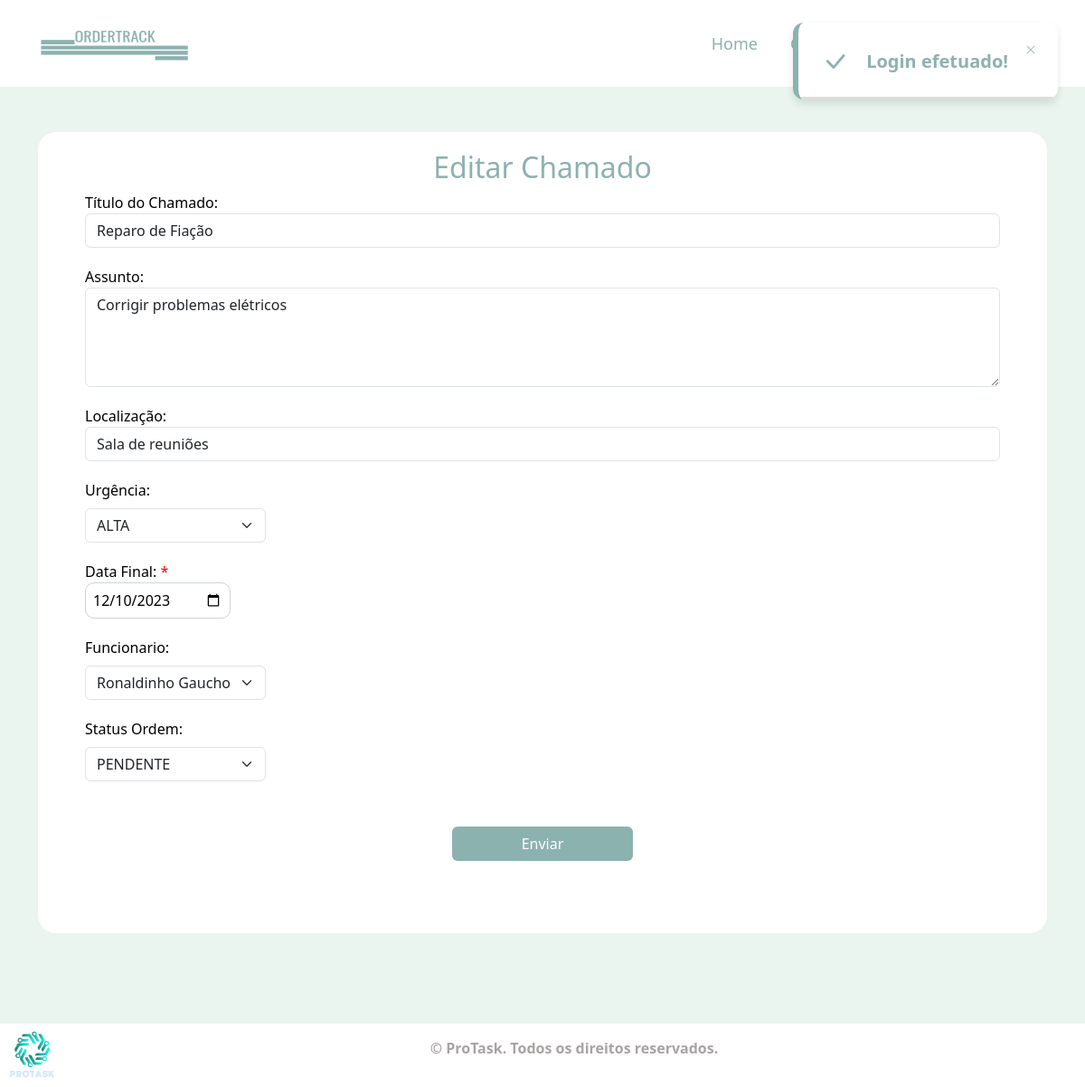
Screenshot of /src/pages/editar_chamado.php?id=267 (signed in) with the database file from the repository.
### tables this page shows
CREATE TABLE `ordem` (
  `ID_ORDEM` int(5) NOT NULL,
  `SERVICO` varchar(200) DEFAULT NULL,
  `ITEM` varchar(200) DEFAULT NULL,
  `LOCALIZACAO` varchar(200) DEFAULT NULL,
  `PRAZO` date DEFAULT NULL,
  `PRIORIDADE` varchar(200) DEFAULT NULL,
  `STATUS` enum('PENDENTE','EM ANDAMENTO','CONCLUIDO','CANCELADO') DEFAULT NULL,
  `NUMERO_OS` varchar(10) DEFAULT NULL,
  `FOTO` longblob DEFAULT NULL,
  `CRIADO` datetime DEFAULT NULL
);

CREATE TABLE `rel` (
  `ID_REL` int(5) NOT NULL,
  `FK_FUNCIONARIO` int(5) DEFAULT NULL,
  `FK_ORDEM` int(5) DEFAULT NULL,
  `FK_HISTORICO` int(5) DEFAULT NULL
);

CREATE TABLE `funcionarios` (
  `ID_FUNCIONARIO` int(5) NOT NULL,
  `NOME_FUNCIONARIO` varchar(100) NOT NULL,
  `SOBRENOME_FUNCIONARIO` varchar(200) NOT NULL,
  `USUARIO_FUNCIONARIO` varchar(200) DEFAULT NULL,
  `SENHA_FUNCIONARIO` varchar(250) DEFAULT NULL,
  `IMAGEM_FUNCIONARIO` longblob DEFAULT NULL,
  `STATUS_FUNCIONARIO` enum('ATIVO','INATIVO') DEFAULT NULL
);

### src/pages/editar_chamado.php (the view, shortened to what this page needs)
<?php
  include_once('../../conection.php');
  $id = $_GET['id'];
  $result_usuario="SELECT * FROM ordem WHERE ID_ORDEM = '$id'";
  $resultado_usuario= mysqli_query($conn, $result_usuario);
  $row_usuario = mysqli_fetch_assoc($resultado_usuario);
?>
<!DOCTYPE html>
<html lang="en">
<head>
    <link href="../styles/bootstrap/dist/css/bootstrap.min.css" rel="stylesheet">
    <link href="https://cdn.jsdelivr.net/npm/bootstrap@5.3.1/dist/css/bootstrap.min.css" rel="stylesheet">
    <link rel="stylesheet" href="https://cdn.jsdelivr.net/npm/bootstrap-icons@1.11.1/font/bootstrap-icons.css">
    <link rel="stylesheet" href="../styles/editar_chamado/styles.css">
</head>
<body>
    <nav class="navbar navbar-expand-lg ">
        <div class="container">
            <a class="navbar-brand" href="./menu.php">
              <img src="../../assets/images/logo.png" id="logo" alt="Logo" width="30" height="30">
            </a>
            <div class="collapse navbar-collapse justify-content-end header" id="navbarNav">
              <ul class="navbar-nav">
                <li class="nav-item">
                  <a class="nav-link linkss" href="../../index.php">Home</a>
                </li>
                <li class="nav-item dropdown linkss">
                  <a class="nav-link dropdown-toggle links" href="#" id="chamadosDropdown" role="button" data-toggle="dropdown" aria-haspopup="true" aria-expanded="false">
                  </a>
                </li>
                <li class="nav-item dropdown ">
                  <a class="nav-link dropdown-toggle linkss" href="#" id="funcionariosDropdown" role="button" data-toggle="dropdown" aria-haspopup="true" aria-expanded="false">
                  </a>
                </li>
              </ul>
            </div>
          </nav>
        <?php
    if (isset($_SESSION['msg'])) {
        echo $_SESSION['msg'];
    }
    ?>
    <div class="container">
      <div class="container container-form">
        <div class="text-start">
          <h2 class="d-flex justify-content-center align-items-center titulo">Editar Chamado</h2>
          <form class="cont-form" method="post" action= "../../src/api/controller/proc_edit_chamado.php">
            <div class="form-group">
                <label for="assunto">Título do Chamado: </label>
                <input type="text" class="form-control" id="assunto" name="titulo" value="<?php echo $row_usuario['SERVICO']; ?>" required>
            </div>
            <div class="form-group">
                <label for="mensagem">Assunto: </label>
                <textarea class="form-control" id="mensagem" name="item" rows="4"  required><?php echo $row_usuario['ITEM']; ?></textarea>
            </div>
            <div class="form-group">
                <label for="mensagem">Localização: </label>
                <input class="form-control" id="mensagem" name="local" rows="4" value="<?php echo $row_usuario['LOCALIZACAO']; ?>" required></input>
            </div>
            <div class="form-group">
              <label for="selectOption" class="form-label">Urgência: </label>
                <select name='urgencia' class="form-select " style="width: 200px;" id="selectOption" required>
                        <?php
                        $prioridade = $row_usuario['PRIORIDADE'];
                        switch ($prioridade) {
                            case 'ALTA':
                                ?>
                                <option value="ALTA" selected>ALTA</option>
                                <?php
                                break;
                                ?>
                                <?php
                        }
                        ?>
                </select>
            </div>
            <div class="form-group ">
              <label for="">Data Final: <span id="asterisco">*</span></label><br>
              <input type="date" name='prazo' id="inputDate" value="<?php echo $row_usuario['PRAZO']; ?>" min="<?php echo date("Y-m-d");?>" required>
            </div>
            <div class="form-group">
                <label for="selectOption" class="form-label">Funcionario: </label>
                <select class="form-select " name='funcionario' style="width: 200px;" id="selectOption" required>
                                <?php
                                  $result_funcionario_ordem = "SELECT * FROM ordem INNER JOIN rel ON ID_ORDEM = FK_ORDEM INNER JOIN historico_ordem ON rel.FK_HISTORICO = historico_ordem.ID_HISTORICO  INNER JOIN funcionarios ON FK_FUNCIONARIO = ID_FUNCIONARIO WHERE ID_ORDEM = '$id'";
                                  $query_funcionario_ordem = mysqli_query($conn, $result_funcionario_ordem);
                                  $funcionario_ordem = mysqli_fetch_assoc($query_funcionario_ordem);
                                  $nome_funcionario = $funcionario_ordem['NOME_FUNCIONARIO'];
                                  $sobrenome_funcionario = $funcionario_ordem['SOBRENOME_FUNCIONARIO'];
                                  echo "<option value='$nome_funcionario $sobrenome_funcionario'>$nome_funcionario $sobrenome_funcionario</option>";
                                ?>
                  </select>
              </div>
                          <div class="form-group">
                              <label for="selectOption" class="form-label">Status Ordem: </label>
                              <select class="form-select " name='status' style="width: 200px;" id="selectOption" required>
                                  <?php $status_select = $row_usuario['STATUS'];
                                  if ($status_select == 'PENDENTE') {
                                    echo '<option value="PENDENTE" selected>PENDENTE</option>';
                                  }
                                  ?>
                              </select>
                          </div>
                        <div class="d-flex justify-content-center align-items-center" style="margin-top: 50px;">
                            <button type="submit" class="btn ">Enviar</button>
                        </div>
                      </div>
        </div>
      </div>
    <footer class="footer">
        <div>
            <img id="logo_equipe" src="../../assets/images/logo_equipe.png" alt="">
        </div>
        <div class="container">
          <p id="p_footer" class="d-flex justify-content-center align-items-center">© ProTask. Todos os direitos reservados.</p>
        </div>
    </footer>
</body>
</html>

### src/styles/editar_chamado/styles.css (style rules this page uses)
* { margin: 0; padding: 0; }
.navbar { background-color: #fff; }
#logo { width: 170px; height: 70px; }
.dropdown-toggle::after { content: none !important; }
.header a { color: #8CB2B0; font-size: 18px; text-decoration: none; font-weight: 500; }
.linkss { margin-left: 20px; }
body { background-color: #E9F5EE; }
.container-form { margin-top: 50px; background-color: #fff; border-radius: 20px; }
.cont-form { padding: 0px 40px 80px 40px; font-weight: 500; color: #000; }
.titulo { padding: 20px 0px 0px 0px; color: #8CB2B0; }
.form-group { margin-bottom: 20px; }
#asterisco { color: red; }
#inputDate { padding: 8px; border: 1px solid #ced4da; border-radius: 10px; height: 40px; }
.btn { width: 200px; color: #fff; background-color: #8CB2B0; font-weight: 500; }
#logo_equipe { width: 70px; height: 60px; }
#p_footer { color: #A9A3A3; font-weight: bold; }
footer { color: #A9A3A3; font-weight: 500; background-color: #fff; bottom: 0; left:0; display: flex; justify-content: center; align-items: center; margin-top: 100px; width: 100%; height: 70px; }
.notificacao { position: absolute; top: 25px; right: 30px; border-radius: 12px; background: #fff; padding: 20px 35px 20px 25px; box-shadow: 0 5px 10px rgba(0,0,0,0.1); border-left: 6px solid #8CB2B0; overflow: hidden; transform: translateX(calc(100% + 30px)); transition: all 0.5s cubic-bezier(0.68, -0.55, 0.265, 1.35); }
.notificacao.active { transform: translateX(0%); }
.notificacao .notificacao-div { display: flex; align-items: center; }
.notificacao-div .mensagem { display: flex; flex-direction: column; margin: 0 20px; }
.mensagem .text { font-size: 20px; font-weight: 400;; color: #8CB2B0; }
.mensagem .text.text-1 { font-weight: 600; color: #8CB2B0; }
.notificacao .close { position: absolute; top: 10px; right: 15px; padding: 5px; cursor: pointer; opacity: 0.7; }
.notificacao .tempo { position: absolute; bottom: 0; left: 0; height: 3px; width: 100%; background: #ddd; }
.notificacao .tempo:before { content: ''; position: absolute; bottom: 0; right: 0; height: 100%; width: 100%; background-color: #8CB2B0; }
.tempo.active:before { animation: progress 5s linear forwards; }
.bi-check-lg { font-size: 30px; color: #8CB2B0; }
.close { font-size: 20px; color: #8CB2B0; }

### rows the page displays
ordem: titulo "Reparo de Fiação", item "Corrigir problemas elétricos", local "Sala de reuniões", urgencia "ALTA", prazo "12/10/2023", status "PENDENTE"
rel: funcionario "Ronaldinho Gaucho"

### other values shown
$_SESSION['msg'] "Login efetuado!"
